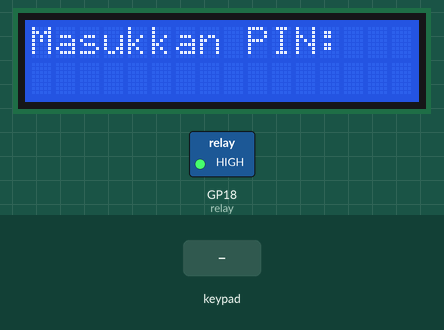
Simulated run of this program. Board: Raspberry Pi Pico running MicroPython. On the bench: 16×2 character LCD, switched loads named in the program (green lamp = pin HIGH). The inputs (shaded band) are chosen by the test bench. Pins used as bus, display or sensor lines are not drawn.

Above: at 3.3 s.
3.4 s: keypad keys 2 5 8 0 # pressed 0.4 s apart
At 5.6 s:
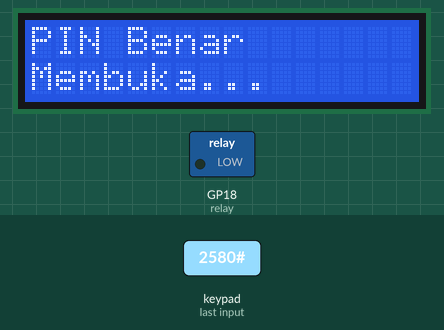
9.9 s: key '#' pressed
At 10.7 s:
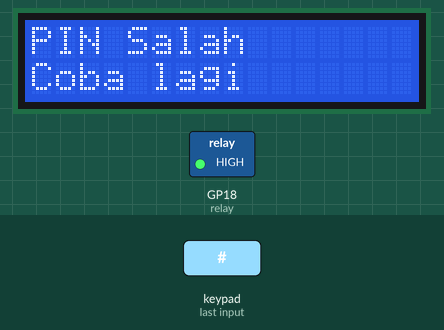
12.7 s: keypad keys 2 5 8 0 A pressed 0.4 s apart
At 15.0 s:
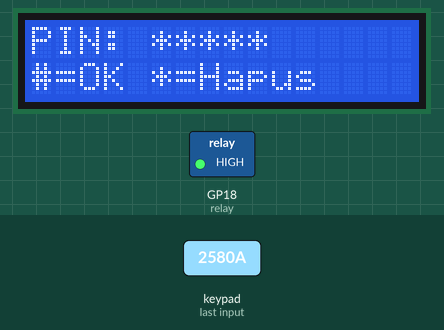
16.2 s: key '1' pressed
At 17.5 s:
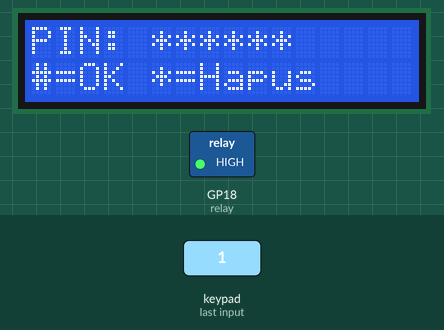
17.8 s: keypad keys 2 5 8 0 pressed 0.4 s apart
At 20.1 s:
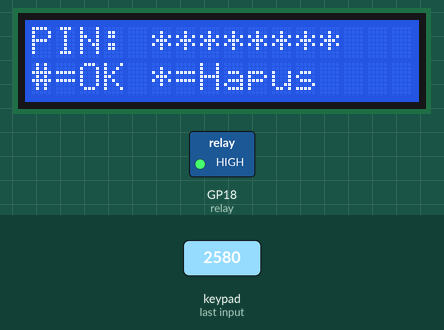
20.9 s: key '*' pressed
At 22.2 s:
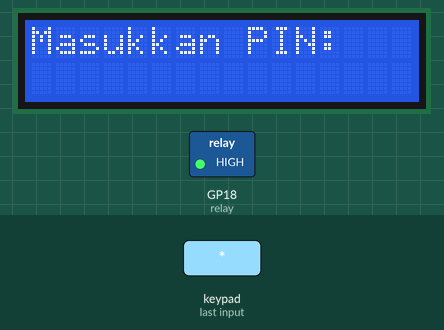
Timing chart, 0 to 23.5 s (numbered marks = the images above; inputs shaded):
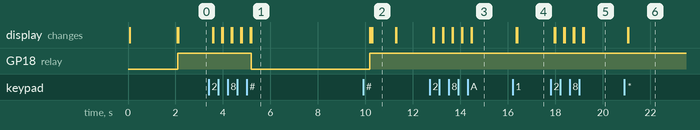

The program:

pintest.py
```python
#final pin test open solenoid
from machine import Pin, SoftI2C
from time import sleep
from pico_i2c_lcd import I2cLcd

#LCD
i2c = SoftI2C(sda=Pin(4), scl=Pin(5), freq=400000)
lcd = I2cLcd(i2c, 0x27, 2, 16)

lcd.clear()
lcd.putstr("Smart Locker\nReady")
sleep(2)
lcd.clear()
lcd.putstr("Masukkan PIN:")

relay = Pin(18, Pin.OUT)
RELAY_ACTIVE_LOW = True #True

def relay_on():
    relay.value(0 if RELAY_ACTIVE_LOW else 1)

def relay_off():
    relay.value(1 if RELAY_ACTIVE_LOW else 0)

relay_off()  # Solenoid close

keys = [
    ['1','2','3','A'],
    ['4','5','6','B'],
    ['7','8','9','C'],
    ['*','0','#','D']
]

row_pins = [10, 11, 12, 13]
col_pins = [14, 15, 16, 17]

rows = [Pin(p, Pin.OUT) for p in row_pins]
cols = [Pin(p, Pin.IN, Pin.PULL_UP) for p in col_pins]

def scan_key():
    for r in range(4):
        for rr in rows:
            rr.value(1)
        rows[r].value(0)
        sleep(0.005)

        for c in range(4):
            if cols[c].value() == 0:
                sleep(0.02)
                while cols[c].value() == 0:
                    sleep(0.01)
                return keys[r][c]
    return None

#PIN
PASSWORD = "2580"
buf = ""
MAX_LEN = 8
UNLOCK_SEC = 5

def show_prompt():
    lcd.clear()
    lcd.putstr("Masukkan PIN:")

show_prompt()

while True:
    k = scan_key()
    if not k:
        continue

    if k == '*':  # clear
        buf = ""
        show_prompt()

    elif k == '#':  # submit
        if buf == PASSWORD:
            lcd.clear()
            lcd.putstr("PIN Benar\nMembuka...")
            relay_on()
            sleep(UNLOCK_SEC)
            relay_off()
            buf = ""
            lcd.clear()
            lcd.putstr("Tertutup\nMasukkan PIN:")
        else:
            lcd.clear()
            lcd.putstr("PIN Salah\nCoba lagi")
            sleep(1)
            buf = ""
            show_prompt()

    else:
        if len(buf) < MAX_LEN:
            buf += k
        # * for hide pin
        lcd.clear()
        lcd.putstr("PIN: " + ("*" * len(buf)))
        lcd.putstr("\n#=OK *=Hapus")
```

Measured:
- after the input at 3.4 s, GP18 (relay): HIGH → LOW after 1.8 s; the display: first changes after 0.16 s (image 1 shows a later state)
- after the input at 9.9 s, the display: first differs from a run without the input after 0.38 s (image 2)
- after the input at 12.7 s, the display: first changes after 0.15 s (image 3 shows a later state)
- after the input at 16.2 s, the display: first changes after 0.15 s (image 4 shows a later state)
- after the input at 17.8 s, the display: first changes after 0.16 s (image 5 shows a later state)
- after the input at 20.9 s, the display: first changes after 0.15 s (image 6 shows a later state)
- what the display in image 2 shows lasts 1.0 s, from 10.3 s to 11.3 s
